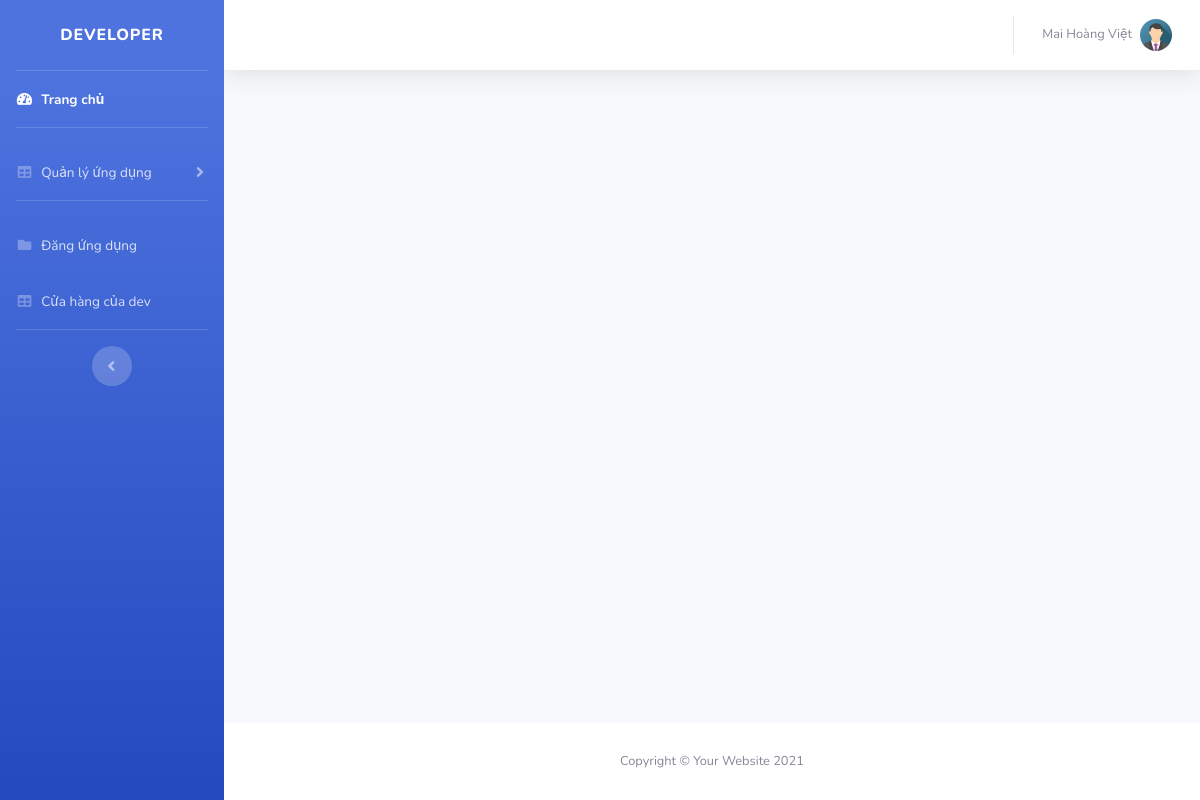
Page /dev/developer.php (signed in) on the committed database.
### tables this page shows
CREATE TABLE `user` (
  `id_user` int(11) NOT NULL,
  `email` varchar(100) NOT NULL,
  `password` varchar(255) NOT NULL,
  `name` varchar(60) NOT NULL,
  `birthdate` date NOT NULL,
  `phone` varchar(10) NOT NULL,
  `gender` varchar(5) NOT NULL,
  `avatar` varchar(255) NOT NULL,
  `role` varchar(20) NOT NULL,
  `money` decimal(10,0) NOT NULL,
  `dev_email` varchar(100) NOT NULL,
  `dev_name` varchar(100) NOT NULL,
  `id_card_front` varchar(255) NOT NULL,
  `id_card_back` varchar(255) NOT NULL,
  `token` varchar(32) NOT NULL,
  `activate` int(11) NOT NULL
);

### dbconnection.php (called while the page is built, shortened)
<?php
function OPEN_DB(){
    $conn = new mysqli(HOST,USER,PASSWORD,DB);
    mysqli_query($conn,"SET NAMES 'UTF8'");
    return $conn;
}
function GetUserProfileById($userId){
    $query = "SELECT * FROM user WHERE id_user = ?";
    $conn = OPEN_DB();
    $stm = $conn->prepare($query);
    $stm->bind_param('s', $userId);
    if(!$stm->execute()){
        return null;
    }
    $result = $stm->get_result();
    $data = $result->fetch_assoc();
    return $data;
}
function GetDevByID($id_developer){
    $query = "SELECT * FROM user WHERE id_user = ? AND role = 'developer'  or role = 'admin'";
    $conn = OPEN_DB();
    $stm = $conn->prepare($query);
    $stm->bind_param('s', $id_developer);
    if(!$stm->execute()){
        return array('code' => 1, 'message' => 'Thẻ đã được sử dụng hoặc không tồn tại.');
    }
    $result = $stm->get_result();
    $data = $result->fetch_assoc();
    return $data;
}
?>

### dev/menu.php (the view, shortened to what this page needs)
<ul class="navbar-nav bg-gradient-primary sidebar sidebar-dark accordion" id="accordionSidebar">
    <a class="sidebar-brand d-flex align-items-center justify-content-center" href="developer.php?select=developer">
        <div class="sidebar-brand-text mx-3">DEVELOPER</div>
    </a>
    <hr class="sidebar-divider my-0">
    <li class="nav-item active">
        <a class="nav-link" href="developer.php?select=developer">
            <i class="fas fa-fw fa-tachometer-alt"></i>
            <span>Trang chủ</span></a>
    </li>
    <hr class="sidebar-divider">
    <li class="nav-item">
        <a class="nav-link collapsed" href="#" data-toggle="collapse" data-target="#collapseTwo" aria-expanded="true" aria-controls="collapseTwo">
            <i class="fas fa-fw fa-table"></i>
            <span>Quản lý ứng dụng</span>
        </a>
    </li>
    <hr class="sidebar-divider">
    <li class="nav-item">
        <a class="nav-link" href="developer.php?select=upload_product">
            <i class="fas fa-fw fa-folder"></i>
            <span>Đăng ứng dụng</span></a>
    </li>
    <li class="nav-item">
        <a class="nav-link" href="../dev-store.php?id_developer=<?php echo $user['id_user'] ?>">
            <i class="fas fa-fw fa-table"></i>
            <span>Cửa hàng của dev</span></a>
    </li>
    <hr class="sidebar-divider d-none d-md-block">
    <div class="text-center d-none d-md-inline">
        <button class="rounded-circle border-0" id="sidebarToggle"></button>
    </div>
</ul>

### dev/header.php (shortened to what this page needs)
<?php $user = GetUserProfileById($userId); ?>
                <nav class="navbar navbar-expand navbar-light bg-white topbar mb-4 static-top shadow">
                    <ul class="navbar-nav ml-auto">
                        <li class="nav-item dropdown no-arrow">
                            <a class="nav-link dropdown-toggle" href="#" id="userDropdown" role="button"
                                data-toggle="dropdown" aria-haspopup="true" aria-expanded="false">
                                <span class="mr-2 d-none d-lg-inline text-gray-600 small"><?php echo $user['name']?></span>
                                <img class="img-profile rounded-circle"
                                    src="../<?php echo $user['avatar']?>">
                            </a>
                        </li>
                    </ul>
                </nav>

### rows in the picture
user: name "Mai Hoàng Việt", avatar (picture)
